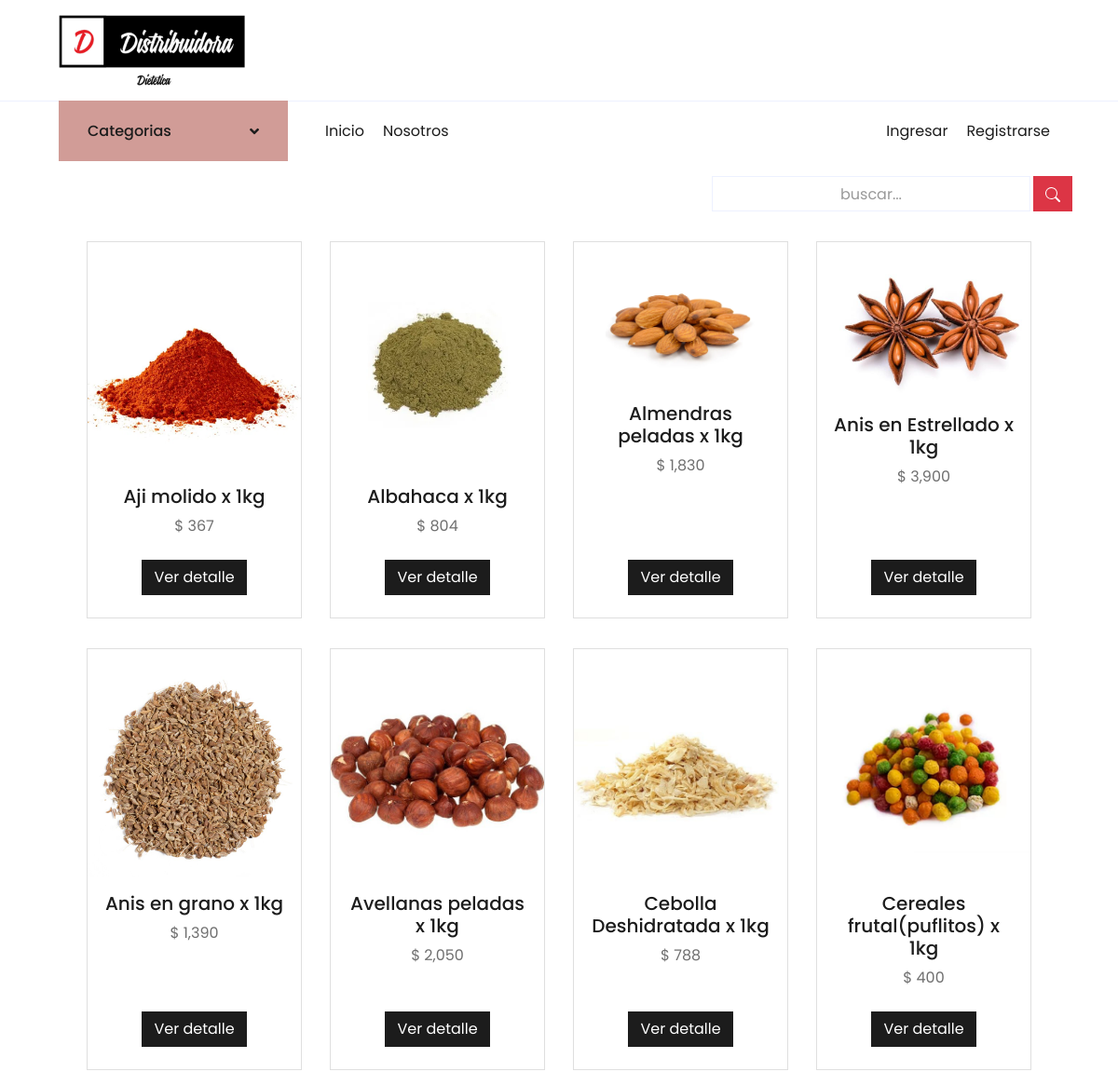
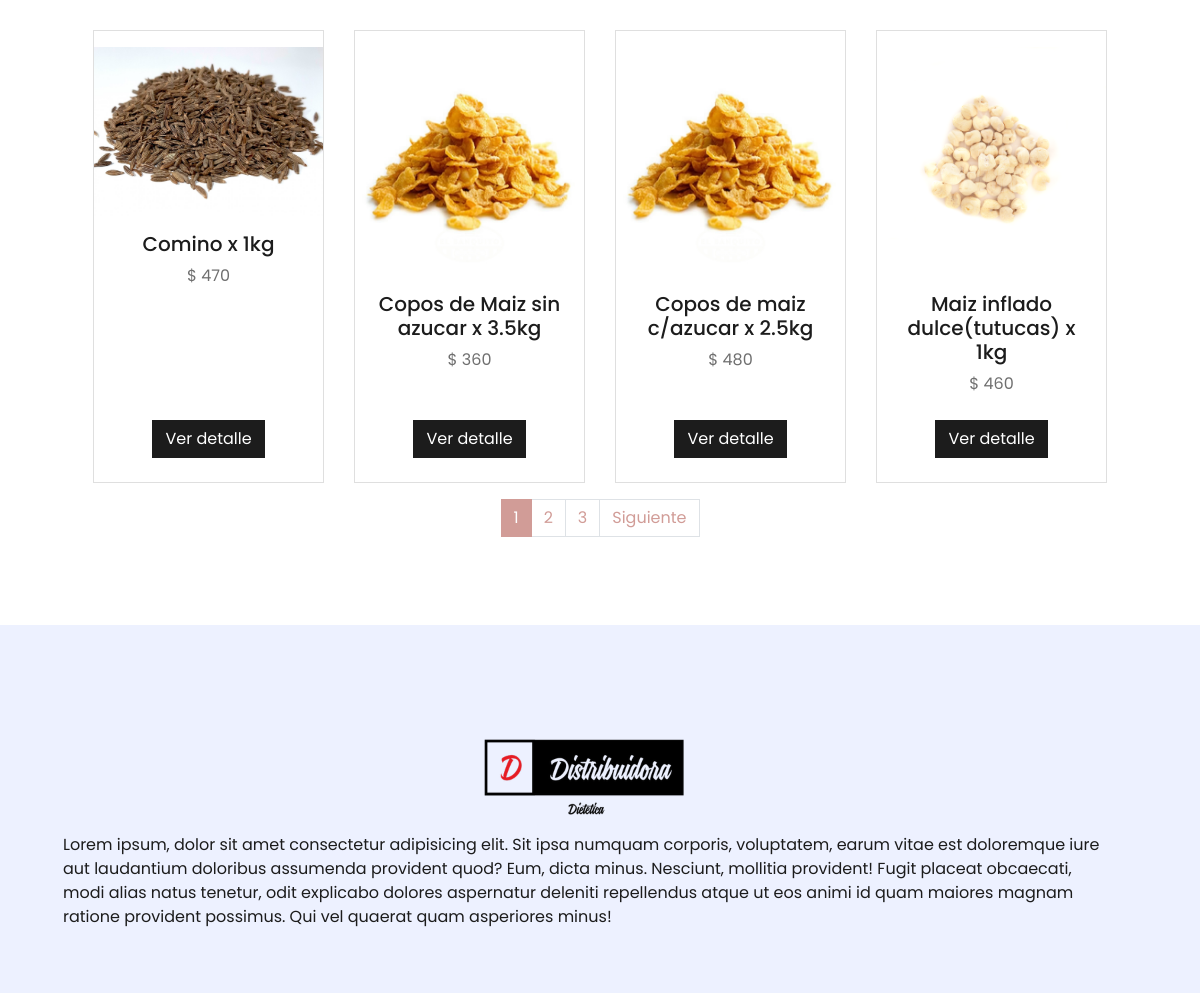
The app's page /distribuidorapp/ with its own data (2 pictures, top to bottom).
### DistribuidoraApp/models.py (models this page shows, shortened)
class Productos(models.Model):
    nombre = models.CharField(max_length=100)
    imagen = models.ImageField(upload_to='imgproductos/%Y/%m/%d', blank=True)
    descripcion = models.CharField(max_length=500)
    precio = models.IntegerField()
    stock = models.IntegerField(null=True, default=0)
    categoria = models.ForeignKey(Categorias, on_delete=models.PROTECT)
    oferta = models.BooleanField(default=False)
    class Meta:
        db_table = 'productos'
        verbose_name = 'Producto'
        verbose_name_plural = 'Productos'
        ordering = ['id']

### DistribuidoraApp/views.py (the view)
# urls.py: path('', inicio, name="inicio"),
def inicio(request):
    busqueda = request.POST.get("buscador")
    product_list = Productos.objects.order_by('nombre')
    page = request.GET.get('page', 1)
    if busqueda:
        product_list = Productos.objects.filter(
            Q(nombre__icontains = busqueda) |
            Q(descripcion__icontains = busqueda)
        ).distinct()
    try:
        paginator = Paginator(product_list, 12)
        product_list = paginator.page(page)
    except:
        raise Http404
    data = {'entity': product_list,
            'paginator': paginator
    }
    return render(request, 'DistribuidoraApp/index.html', data)

### DistribuidoraApp/context_processors.py (called while the page is built)
def extras(request):
	lista_categorias = Categorias.objects.all().order_by('nombre')
	return {'categorias':lista_categorias}

def importe_total_carro(request):
	total=0
	if request.user.is_authenticated:
		if "carro" in request.session:
			for key, value in request.session["carro"].items():
				total= total + int(value["precio"])
	return {"importe_total_carro":total}

### DistribuidoraApp/templates/DistribuidoraApp/index.html (shortened to what this page needs)
{% extends 'DistribuidoraApp/base.html' %}
{% load static %}
{% block contenidoPagina %}
<div class="min-vh-100 d-flex flex-colum pb-3">
    <div class="container">
        <div class="pt-3">
            <form class="d-flex d-md-inlne-block form-inline justify-content-end" method="POST" action="">
                <div class="input-group">
                    <input type="text" class="form-control bg-light border-1 small text-center" name="buscador" placeholder="buscar..." value="{{ request.POST.buscador }}">
                    <div class="input-group-append">
                        <button class="btn btn-danger mx-1" type="submit">
                </button>
                    </div>
                </div>
            </form>
        </div>
        <section class="py-2">
            <div class="container px-4 px-lg-5 mt-2 animate__animated animate__fadeIn animate__delay-0.3s">
                <div class="row gx-4 gx-lg-5 row-cols-2 row-cols-md-3 row-cols-xl-4 justify-content-center">
                    {% if entity %} {% for producto in entity %}
                    <div class="col my-3">
                        <div class="card h-100 text-center py-3">
                            {% if producto.imagen %}
                            <img class="mx-auto d-block img-fluid" src="{{ producto.imagen.url }}" alt="producto" width="450px" /> {% else %}
                            <img class="card-img-top" src="https://dummyimage.com/450x300/dee2e6/6c757d.jpg" alt="sinImagen" /> {% endif %}
                            {% load humanize %}
                            <div class="card-body p-3">
                                <div class="text-center">
                                    <h5 class="fw-bolder">{{ producto.nombre }}</h5>
                                    $ {{ producto.precio | intcomma }}
                                </div>
                            </div>
                            <div class="card-footer p-2 pt-2 border-top-0 bg-transparent">
                                <div class="text-center">
                                    <a class="btn btn-dark mt-auto" href="{% url 'detalleProducto' producto.id %}">Ver detalle</a>
                                </div>
                            </div>
                        </div>
                    </div>
                    {% endfor %} {% else %}
                    <div class="text-center text-warning">
                        <h3> No se encontraron Productos!!</h3>
                    </div>
                    {% endif %}
                </div>
                <div>
                    {% include 'DistribuidoraApp/paginator.html' %}
                </div>
            </div>
        </section>
    </div>
</div>
{% endblock %}

### records on screen
Productos: imagen (picture), nombre "Aji molido x 1kg", precio "367"
Productos: imagen (picture), nombre "Albahaca x 1kg", precio "804"
Productos: imagen (picture), nombre "Almendras peladas x 1kg", precio "1,830"
Productos: imagen (picture), nombre "Anis en Estrellado x 1kg", precio "3,900"
Productos: imagen (picture), nombre "Anis en grano x 1kg", precio "1,390"
Productos: imagen (picture), nombre "Avellanas peladas x 1kg", precio "2,050"
Productos: imagen (picture), nombre "Cebolla Deshidratada x 1kg", precio "788"
Productos: imagen (picture), nombre "Cereales frutal(puflitos) x 1kg", precio "400"
Productos: imagen (picture), nombre "Comino x 1kg", precio "470"
Productos: imagen (picture), nombre "Copos de Maiz sin azucar x 3.5kg", precio "360"
Productos: imagen (picture), nombre "Copos de maiz c/azucar x 2.5kg", precio "480"
Productos: imagen (picture), nombre "Maiz inflado dulce(tutucas) x 1kg", precio "460"

### other values on screen
{{ page }} "1" "2" "3"
